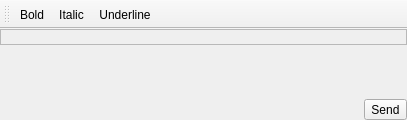
<?xml version="1.0" encoding="UTF-8"?>
<ui version="4.0">
 <class>WidgetChatInput</class>
 <widget class="QMainWindow" name="WidgetChatInput">
  <property name="geometry">
   <rect>
    <x>0</x>
    <y>0</y>
    <width>407</width>
    <height>120</height>
   </rect>
  </property>
  <property name="sizePolicy">
   <sizepolicy hsizetype="Preferred" vsizetype="Fixed">
    <horstretch>0</horstretch>
    <verstretch>0</verstretch>
   </sizepolicy>
  </property>
  <property name="minimumSize">
   <size>
    <width>407</width>
    <height>120</height>
   </size>
  </property>
  <property name="maximumSize">
   <size>
    <width>16777215</width>
    <height>120</height>
   </size>
  </property>
  <property name="windowTitle">
   <string>Chat Text Input</string>
  </property>
  <property name="windowIcon">
   <iconset resource="../Resource.qrc">
    <normaloff>:/Resource/Library/Document.png</normaloff>:/Resource/Library/Document.png</iconset>
  </property>
  <widget class="QWidget" name="centralwidget">
   <layout class="QGridLayout" name="gridLayout">
    <property name="margin">
     <number>0</number>
    </property>
    <property name="spacing">
     <number>0</number>
    </property>
    <item row="0" column="0" colspan="2">
     <widget class="QLabel" name="helpLabel">
      <property name="sizePolicy">
       <sizepolicy hsizetype="Ignored" vsizetype="Preferred">
        <horstretch>0</horstretch>
        <verstretch>0</verstretch>
       </sizepolicy>
      </property>
      <property name="autoFillBackground">
       <bool>true</bool>
      </property>
      <property name="frameShape">
       <enum>QFrame::StyledPanel</enum>
      </property>
      <property name="frameShadow">
       <enum>QFrame::Raised</enum>
      </property>
      <property name="wordWrap">
       <bool>true</bool>
      </property>
     </widget>
    </item>
    <item row="1" column="0">
     <layout class="QHBoxLayout" name="horizontalLayoutInput"/>
    </item>
    <item row="1" column="1">
     <layout class="QVBoxLayout" name="verticalLayout">
      <item>
       <spacer name="verticalSpacer">
        <property name="orientation">
         <enum>Qt::Vertical</enum>
        </property>
        <property name="sizeHint" stdset="0">
         <size>
          <width>20</width>
          <height>40</height>
         </size>
        </property>
       </spacer>
      </item>
      <item>
       <widget class="QToolButton" name="toolButtonSend">
        <property name="text">
         <string>Send</string>
        </property>
        <property name="icon">
         <iconset resource="../Resource.qrc">
          <normaloff>:/Resource/Chat/Send.png</normaloff>:/Resource/Chat/Send.png</iconset>
        </property>
        <property name="toolButtonStyle">
         <enum>Qt::ToolButtonTextBesideIcon</enum>
        </property>
       </widget>
      </item>
     </layout>
    </item>
   </layout>
  </widget>
  <widget class="QToolBar" name="toolBarTextTools">
   <property name="contextMenuPolicy">
    <enum>Qt::PreventContextMenu</enum>
   </property>
   <property name="windowTitle">
    <string>toolBar</string>
   </property>
   <property name="allowedAreas">
    <set>Qt::BottomToolBarArea|Qt::TopToolBarArea</set>
   </property>
   <property name="floatable">
    <bool>false</bool>
   </property>
   <attribute name="toolBarArea">
    <enum>TopToolBarArea</enum>
   </attribute>
   <attribute name="toolBarBreak">
    <bool>false</bool>
   </attribute>
   <addaction name="actionBold"/>
   <addaction name="actionItalic"/>
   <addaction name="actionUnderline"/>
  </widget>
  <action name="actionBold">
   <property name="checkable">
    <bool>true</bool>
   </property>
   <property name="icon">
    <iconset resource="../Resource.qrc">
     <normaloff>:/Resource/Generic/FormatTextBold.png</normaloff>:/Resource/Generic/FormatTextBold.png</iconset>
   </property>
   <property name="text">
    <string>Bold</string>
   </property>
   <property name="shortcut">
    <string>Ctrl+B</string>
   </property>
  </action>
  <action name="actionItalic">
   <property name="checkable">
    <bool>true</bool>
   </property>
   <property name="icon">
    <iconset resource="../Resource.qrc">
     <normaloff>:/Resource/Generic/FormatTextItalic.png</normaloff>:/Resource/Generic/FormatTextItalic.png</iconset>
   </property>
   <property name="text">
    <string>Italic</string>
   </property>
   <property name="shortcut">
    <string>Ctrl+I</string>
   </property>
  </action>
  <action name="actionUnderline">
   <property name="checkable">
    <bool>true</bool>
   </property>
   <property name="icon">
    <iconset resource="../Resource.qrc">
     <normaloff>:/Resource/Generic/FormatTextUnderline.png</normaloff>:/Resource/Generic/FormatTextUnderline.png</iconset>
   </property>
   <property name="text">
    <string>Underline</string>
   </property>
   <property name="shortcut">
    <string>Ctrl+U</string>
   </property>
  </action>
 </widget>
 <resources>
  <include location="../Resource.qrc"/>
 </resources>
 <connections/>
</ui>
